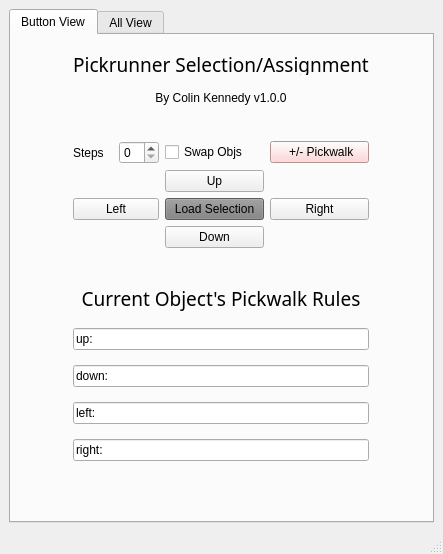
<?xml version="1.0" encoding="UTF-8"?>
<ui version="4.0">
 <class>MainWindow</class>
 <widget class="QMainWindow" name="MainWindow">
  <property name="geometry">
   <rect>
    <x>0</x>
    <y>0</y>
    <width>443</width>
    <height>554</height>
   </rect>
  </property>
  <property name="windowTitle">
   <string>MainWindow</string>
  </property>
  <widget class="QWidget" name="centralwidget">
   <layout class="QGridLayout" name="gridLayout">
    <item row="0" column="0">
     <widget class="QTabWidget" name="tabWidget">
      <property name="currentIndex">
       <number>0</number>
      </property>
      <widget class="QWidget" name="buttonView_tp">
       <attribute name="title">
        <string>Button View</string>
       </attribute>
       <layout class="QGridLayout" name="gridLayout_2">
        <item row="0" column="1">
         <widget class="QLabel" name="appTitle_l">
          <property name="maximumSize">
           <size>
            <width>16777215</width>
            <height>22</height>
           </size>
          </property>
          <property name="font">
           <font>
            <family>Minion Pro SmBd</family>
            <pointsize>14</pointsize>
            <weight>50</weight>
            <bold>false</bold>
           </font>
          </property>
          <property name="text">
           <string>Pickrunner Selection/Assignment</string>
          </property>
          <property name="alignment">
           <set>Qt::AlignCenter</set>
          </property>
         </widget>
        </item>
        <item row="1" column="1">
         <widget class="QLabel" name="appSubtitle_l">
          <property name="maximumSize">
           <size>
            <width>16777215</width>
            <height>16</height>
           </size>
          </property>
          <property name="text">
           <string>By Colin Kennedy v1.0.0</string>
          </property>
          <property name="alignment">
           <set>Qt::AlignCenter</set>
          </property>
         </widget>
        </item>
        <item row="2" column="1">
         <spacer name="verticalSpacer_2">
          <property name="orientation">
           <enum>Qt::Vertical</enum>
          </property>
          <property name="sizeType">
           <enum>QSizePolicy::Fixed</enum>
          </property>
          <property name="sizeHint" stdset="0">
           <size>
            <width>278</width>
            <height>20</height>
           </size>
          </property>
         </spacer>
        </item>
        <item row="3" column="0">
         <spacer name="horizontalSpacer">
          <property name="orientation">
           <enum>Qt::Horizontal</enum>
          </property>
          <property name="sizeHint" stdset="0">
           <size>
            <width>91</width>
            <height>20</height>
           </size>
          </property>
         </spacer>
        </item>
        <item row="3" column="1">
         <layout class="QGridLayout" name="selection_gridLayout" columnstretch="0,0,0,0">
          <item row="3" column="2">
           <widget class="QPushButton" name="down_pb">
            <property name="maximumSize">
             <size>
              <width>16777215</width>
              <height>16777215</height>
             </size>
            </property>
            <property name="layoutDirection">
             <enum>Qt::LeftToRight</enum>
            </property>
            <property name="styleSheet">
             <string notr="true"/>
            </property>
            <property name="text">
             <string>Down</string>
            </property>
           </widget>
          </item>
          <item row="2" column="2">
           <widget class="QPushButton" name="loadSelection_pb">
            <property name="styleSheet">
             <string notr="true">background-color: gray;</string>
            </property>
            <property name="text">
             <string>Load Selection</string>
            </property>
           </widget>
          </item>
          <item row="0" column="3">
           <widget class="QPushButton" name="assignLayout_pb">
            <property name="maximumSize">
             <size>
              <width>16777215</width>
              <height>16777215</height>
             </size>
            </property>
            <property name="layoutDirection">
             <enum>Qt::LeftToRight</enum>
            </property>
            <property name="styleSheet">
             <string notr="true">background-color: #ffcccc;
color: black;</string>
            </property>
            <property name="text">
             <string> +/- Pickwalk</string>
            </property>
           </widget>
          </item>
          <item row="0" column="2">
           <widget class="QCheckBox" name="swapObjs_cb">
            <property name="toolTip">
             <string>&lt;html&gt;&lt;head/&gt;&lt;body&gt;&lt;p&gt;Enables a two-way connection betweens the loaded object and the selected object. (assigning to the one direction also assigns to that selection object's opposite direction)&lt;/p&gt;&lt;/body&gt;&lt;/html&gt;</string>
            </property>
            <property name="whatsThis">
             <string>&lt;html&gt;&lt;head/&gt;&lt;body&gt;&lt;p&gt;If this checkbox is off, when you connect objects, the connection is only one way. Enabling this ensures a two-way connection&lt;/p&gt;&lt;/body&gt;&lt;/html&gt;</string>
            </property>
            <property name="text">
             <string>Swap Objs</string>
            </property>
           </widget>
          </item>
          <item row="2" column="3">
           <widget class="QPushButton" name="right_pb">
            <property name="styleSheet">
             <string notr="true"/>
            </property>
            <property name="text">
             <string>Right</string>
            </property>
           </widget>
          </item>
          <item row="1" column="2">
           <widget class="QPushButton" name="up_pb">
            <property name="maximumSize">
             <size>
              <width>16777215</width>
              <height>16777215</height>
             </size>
            </property>
            <property name="styleSheet">
             <string notr="true"/>
            </property>
            <property name="text">
             <string>Up</string>
            </property>
           </widget>
          </item>
          <item row="0" column="1">
           <widget class="QSpinBox" name="step_sb">
            <property name="maximumSize">
             <size>
              <width>40</width>
              <height>16777215</height>
             </size>
            </property>
           </widget>
          </item>
          <item row="0" column="0">
           <widget class="QLabel" name="step_l">
            <property name="maximumSize">
             <size>
              <width>40</width>
              <height>16777215</height>
             </size>
            </property>
            <property name="text">
             <string>Steps</string>
            </property>
           </widget>
          </item>
          <item row="2" column="0" colspan="2">
           <widget class="QPushButton" name="left_pb">
            <property name="styleSheet">
             <string notr="true"/>
            </property>
            <property name="text">
             <string>Left</string>
            </property>
           </widget>
          </item>
         </layout>
        </item>
        <item row="3" column="2">
         <spacer name="horizontalSpacer_2">
          <property name="orientation">
           <enum>Qt::Horizontal</enum>
          </property>
          <property name="sizeHint" stdset="0">
           <size>
            <width>91</width>
            <height>20</height>
           </size>
          </property>
         </spacer>
        </item>
        <item row="4" column="1">
         <spacer name="verticalSpacer_6">
          <property name="orientation">
           <enum>Qt::Vertical</enum>
          </property>
          <property name="sizeType">
           <enum>QSizePolicy::Fixed</enum>
          </property>
          <property name="sizeHint" stdset="0">
           <size>
            <width>20</width>
            <height>20</height>
           </size>
          </property>
         </spacer>
        </item>
        <item row="5" column="1">
         <widget class="QLabel" name="currentObjPickwalkRules_l">
          <property name="maximumSize">
           <size>
            <width>16777215</width>
            <height>30</height>
           </size>
          </property>
          <property name="font">
           <font>
            <family>Minion Pro SmBd</family>
            <pointsize>14</pointsize>
           </font>
          </property>
          <property name="text">
           <string>Current Object's Pickwalk Rules</string>
          </property>
          <property name="alignment">
           <set>Qt::AlignCenter</set>
          </property>
         </widget>
        </item>
        <item row="6" column="1">
         <widget class="QLineEdit" name="up_le">
          <property name="text">
           <string>up: </string>
          </property>
         </widget>
        </item>
        <item row="7" column="1">
         <widget class="QLineEdit" name="down_le">
          <property name="text">
           <string>down: </string>
          </property>
         </widget>
        </item>
        <item row="8" column="1">
         <widget class="QLineEdit" name="left_le">
          <property name="text">
           <string>left: </string>
          </property>
         </widget>
        </item>
        <item row="9" column="1">
         <widget class="QLineEdit" name="right_le">
          <property name="text">
           <string>right: </string>
          </property>
         </widget>
        </item>
        <item row="10" column="1">
         <spacer name="verticalSpacer_5">
          <property name="orientation">
           <enum>Qt::Vertical</enum>
          </property>
          <property name="sizeType">
           <enum>QSizePolicy::Fixed</enum>
          </property>
          <property name="sizeHint" stdset="0">
           <size>
            <width>10</width>
            <height>40</height>
           </size>
          </property>
         </spacer>
        </item>
       </layout>
      </widget>
      <widget class="QWidget" name="allView_tp">
       <attribute name="title">
        <string>All View</string>
       </attribute>
       <layout class="QGridLayout" name="gridLayout_5">
        <item row="0" column="0">
         <layout class="QGridLayout" name="connectionTree_gridLayout" rowstretch="0,0,0,0,0,0,0,0" columnstretch="1,0,0,0">
          <item row="2" column="1">
           <spacer name="horizontalSpacer_3">
            <property name="orientation">
             <enum>Qt::Horizontal</enum>
            </property>
            <property name="sizeType">
             <enum>QSizePolicy::Fixed</enum>
            </property>
            <property name="sizeHint" stdset="0">
             <size>
              <width>5</width>
              <height>20</height>
             </size>
            </property>
           </spacer>
          </item>
          <item row="1" column="0" rowspan="7">
           <widget class="QTreeView" name="treeView_tw"/>
          </item>
          <item row="7" column="2" colspan="2">
           <widget class="QPushButton" name="moveRight_pb">
            <property name="text">
             <string>Move Right</string>
            </property>
           </widget>
          </item>
          <item row="0" column="0">
           <widget class="QLabel" name="existingSceneConnections_l">
            <property name="maximumSize">
             <size>
              <width>16777215</width>
              <height>20</height>
             </size>
            </property>
            <property name="font">
             <font>
              <family>Minion Pro SmBd</family>
              <pointsize>14</pointsize>
              <weight>50</weight>
              <bold>false</bold>
             </font>
            </property>
            <property name="layoutDirection">
             <enum>Qt::LeftToRight</enum>
            </property>
            <property name="text">
             <string>Existing Scene Connections</string>
            </property>
            <property name="alignment">
             <set>Qt::AlignCenter</set>
            </property>
           </widget>
          </item>
          <item row="6" column="2" colspan="2">
           <widget class="QPushButton" name="moveLeft_pb">
            <property name="text">
             <string>Move Left</string>
            </property>
           </widget>
          </item>
          <item row="4" column="2" colspan="2">
           <widget class="QPushButton" name="moveUp_pb">
            <property name="text">
             <string>Move Up</string>
            </property>
           </widget>
          </item>
          <item row="5" column="2" colspan="2">
           <widget class="QPushButton" name="moveDown_pb">
            <property name="text">
             <string>Move Down</string>
            </property>
           </widget>
          </item>
          <item row="1" column="2" colspan="2">
           <widget class="QPushButton" name="add_pb">
            <property name="maximumSize">
             <size>
              <width>16777215</width>
              <height>16777215</height>
             </size>
            </property>
            <property name="text">
             <string>Add</string>
            </property>
           </widget>
          </item>
          <item row="2" column="2" colspan="2">
           <widget class="QPushButton" name="delete_pb">
            <property name="text">
             <string>Delete</string>
            </property>
           </widget>
          </item>
          <item row="0" column="2" colspan="2">
           <layout class="QHBoxLayout" name="horizontalLayout">
            <item>
             <widget class="QLineEdit" name="lineEdit"/>
            </item>
            <item>
             <widget class="QPushButton" name="pushButton">
              <property name="maximumSize">
               <size>
                <width>60</width>
                <height>16777215</height>
               </size>
              </property>
              <property name="text">
               <string>Search</string>
              </property>
             </widget>
            </item>
           </layout>
          </item>
          <item row="3" column="2" colspan="2">
           <spacer name="verticalSpacer_4">
            <property name="orientation">
             <enum>Qt::Vertical</enum>
            </property>
            <property name="sizeType">
             <enum>QSizePolicy::Fixed</enum>
            </property>
            <property name="sizeHint" stdset="0">
             <size>
              <width>20</width>
              <height>20</height>
             </size>
            </property>
           </spacer>
          </item>
         </layout>
        </item>
       </layout>
      </widget>
     </widget>
    </item>
   </layout>
  </widget>
  <widget class="QMenuBar" name="menubar">
   <property name="geometry">
    <rect>
     <x>0</x>
     <y>0</y>
     <width>443</width>
     <height>21</height>
    </rect>
   </property>
  </widget>
  <widget class="QStatusBar" name="statusbar"/>
 </widget>
 <resources/>
 <connections/>
</ui>
